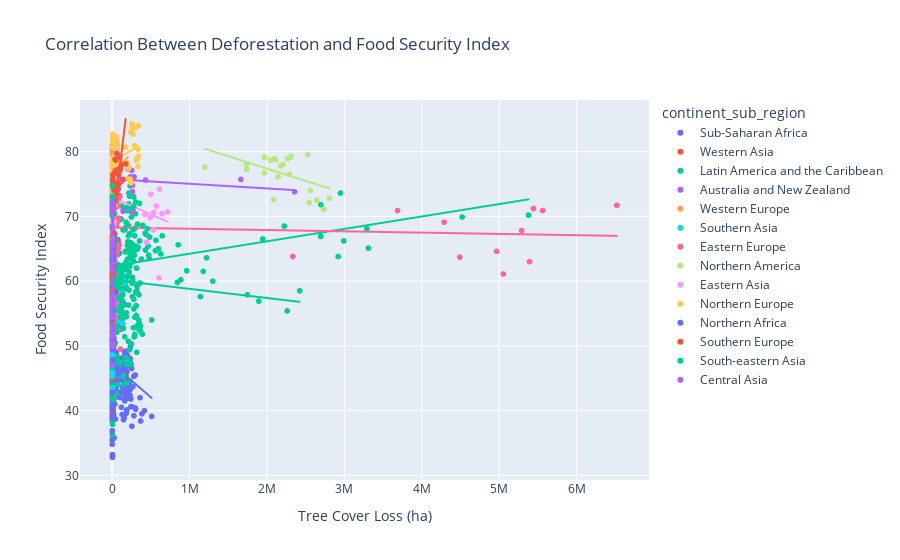

Notebook cell for this chart:
### Code cell
fig = px.scatter(
    data,
    x="umd_tree_cover_loss__ha",
    y="fsi",
    color="continent_sub_region",
    trendline="ols",
    title="Correlation Between Deforestation and Food Security Index",
    labels={
        "umd_tree_cover_loss__ha": "Tree Cover Loss (ha)",
        "fsi": "Food Security Index",
        "continent_region": "Continent"
    }
)

fig.show()
